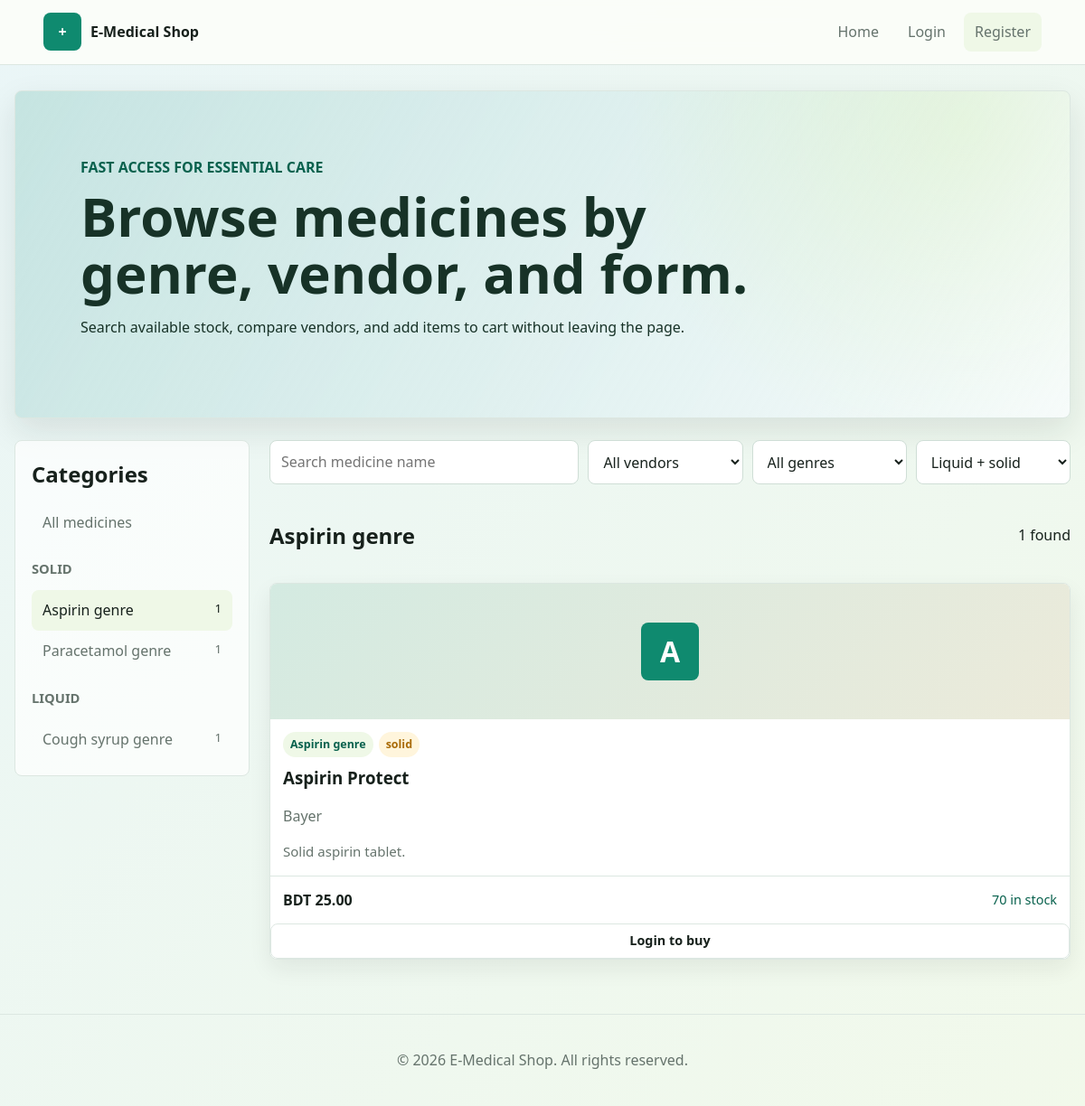
Page /category/1 on the committed database.
### tables this page shows
CREATE TABLE IF NOT EXISTS categories (
    id INT AUTO_INCREMENT PRIMARY KEY,
    name VARCHAR(120) NOT NULL,
    category_type ENUM('liquid', 'solid') NOT NULL,
    created_at TIMESTAMP DEFAULT CURRENT_TIMESTAMP
);

CREATE TABLE IF NOT EXISTS medicines (
    id INT AUTO_INCREMENT PRIMARY KEY,
    name VARCHAR(150) NOT NULL,
    category_id INT NOT NULL,
    vendor_name VARCHAR(120) NOT NULL,
    vendor_id INT NULL,
    price DECIMAL(10,2) NOT NULL,
    availability INT NOT NULL DEFAULT 0,
    description TEXT NULL,
    image_path VARCHAR(255) NULL,
    created_at TIMESTAMP DEFAULT CURRENT_TIMESTAMP,
    CONSTRAINT fk_medicines_category FOREIGN KEY (category_id) REFERENCES categories(id),
    CONSTRAINT fk_medicines_vendor FOREIGN KEY (vendor_id) REFERENCES users(id) ON DELETE SET NULL
);

### helpers/helpers.php (called while the page is built, shortened)
<?php
function base_path()
{
    $script = str_replace("\\", "/", $_SERVER["SCRIPT_NAME"] ?? "");
    $dir = rtrim(str_replace("\\", "/", dirname($script)), "/");
    $parts = explode("/", $dir);
    $encoded_parts = array();
    foreach ($parts as $part) {
        $encoded_parts[] = rawurlencode(rawurldecode($part));
    }
    return implode("/", $encoded_parts);
}
function url($path = "")
{
    $path = ltrim($path, "/");
    if ($path == "") {
        return base_path() . "/";
    }
    return base_path() . "/" . $path;
}
function e($value)
{
    return htmlspecialchars((string) $value, ENT_QUOTES, "UTF-8");
}
function current_user_id()
{
    return null;
}
function current_role()
{
    return $_SESSION["role"] ?? null;
}
function view($template, $data = array(), $layout = "layout/main")
{
    extract($data);
    include BASE_PATH . "/views/" . $template . ".php";
}

### controllers/HomeController.php (called while the page is built, shortened)
<?php
function home_category($id)
{
    $category = category_find((int) $id);
    $filters = array(
        "category_id" => (int) $id,
        "type" => trim($_GET["type"] ?? ""),
        "q" => trim($_GET["q"] ?? ""),
        "vendor" => trim($_GET["vendor"] ?? "")
    );
    view("home/index", array(
        "title" => $category["name"],
        "categories" => category_all(),
        "medicines" => medicine_all($filters),
        "vendors" => medicine_vendors(),
        "filters" => $filters,
        "activeCategory" => $category
    ));
}

### config/database.php (called while the page is built, shortened)
<?php
$servername = "localhost";
$username = "root";
$password = "";
$dbname = "E_medicine_shop";
$conn = mysqli_connect($servername, $username, $password, $dbname);
mysqli_set_charset($conn, "utf8mb4");
function db()
{
    global $conn;
    return $conn;
}
function db_select($sql, $types = "", $values = array())
{
    $conn = db();
    $stmt = mysqli_prepare($conn, $sql);
    if ($types != "") {
        $refs = array();
        foreach ($values as $key => $value) {
            $refs[$key] = &$values[$key];
        }
        mysqli_stmt_bind_param($stmt, $types, ...$refs);
    }
    if (!mysqli_stmt_execute($stmt)) {
        die("SQL execute failed: " . mysqli_stmt_error($stmt));
    }
    $result = mysqli_stmt_get_result($stmt);
    $rows = array();
    while ($row = mysqli_fetch_assoc($result)) {
        $rows[] = $row;
    }
    return $rows;
}
function db_one($sql, $types = "", $values = array())
{
    $rows = db_select($sql, $types, $values);
    if (count($rows) > 0) {
        return $rows[0];
    }
    return null;
}

### models/Category.php (called while the page is built, shortened)
<?php
function category_all($type = "")
{
    return db_select(
        "SELECT categories.*, COUNT(medicines.id) AS medicine_count
         FROM categories
         LEFT JOIN medicines ON medicines.category_id = categories.id
         GROUP BY categories.id, categories.name, categories.category_type, categories.created_at
         ORDER BY categories.category_type, categories.name"
    );
}
function category_find($id)
{
    return db_one("SELECT * FROM categories WHERE id = ? LIMIT 1", "i", array($id));
}

### models/Medicine.php (called while the page is built, shortened)
<?php
function medicine_all($filters = array())
{
    $sql = "SELECT medicines.*, categories.name AS category_name, categories.category_type
            FROM medicines
            JOIN categories ON categories.id = medicines.category_id
            WHERE 1 = 1";
    $types = "";
    $values = array();
    if (isset($filters["category_id"]) && $filters["category_id"] != "") {
        $sql .= " AND medicines.category_id = ?";
        $types .= "i";
        $values[] = (int) $filters["category_id"];
    }
    $sql .= " ORDER BY medicines.created_at DESC, medicines.name ASC";
    return db_select($sql, $types, $values);
}

### views/home/index.php (the view, shortened to what this page needs)
<section class="hero-band">
    <div>
        <p class="eyebrow">Fast access for essential care</p>
        <h1>Browse medicines by genre, vendor, and form.</h1>
        <p>Search available stock, compare vendors, and add items to cart without leaving the page.</p>
    </div>
</section>
<section class="shop-layout">
    <aside class="sidebar">
        <h2>Categories</h2>
        <a class="category-link <?= $activeCategory ? '' : 'active' ?>" href="<?= url('/') ?>">All medicines</a>
        <?php foreach (['solid' => 'Solid', 'liquid' => 'Liquid'] as $typeKey => $typeLabel): ?>
            <h3><?= e($typeLabel) ?></h3>
            <?php foreach ($categories as $category): ?>
                <?php if ($category['category_type'] !== $typeKey) {
                    continue;
                } ?>
                <a class="category-link <?= ($activeCategory && (int) $activeCategory['id'] === (int) $category['id']) ? 'active' : '' ?>"
                   href="<?= url('/category/' . $category['id']) ?>">
                    <span><?= e($category['name']) ?></span>
                    <small><?= e($category['medicine_count']) ?></small>
                </a>
            <?php endforeach; ?>
        <?php endforeach; ?>
    </aside>
    <section class="shop-main">
        <form id="medicineSearchForm" class="filter-bar" method="get" action="<?= url('/') ?>">
            <input type="search" name="q" placeholder="Search medicine name" value="<?= e($filters['q'] ?? '') ?>">
            <select name="vendor">
                <option value="">All vendors</option>
            </select>
            <select name="genre">
                <option value="">All genres</option>
            </select>
            <select name="type">
                <option value="">Liquid + solid</option>
            </select>
        </form>
        <div class="result-meta">
            <h2><?= $activeCategory ? e($activeCategory['name']) : 'Available Medicines' ?></h2>
            <span data-search-count><?= e(count($medicines)) ?> found</span>
        </div>
        <div id="medicineResults" class="medicine-grid">
            <?php foreach ($medicines as $medicine): ?>
                <?php require BASE_PATH . '/views/home/_medicine_card.php'; ?>
            <?php endforeach; ?>
        </div>
    </section>
</section>

### views/home/_medicine_card.php
<article class="medicine-card">
    <div class="medicine-image">
        <?php if (!empty($medicine['image_path'])): ?>
            <img src="<?= asset($medicine['image_path']) ?>" alt="<?= e($medicine['name']) ?>">
        <?php else: ?>
            <span><?= e(substr($medicine['name'], 0, 1)) ?></span>
        <?php endif; ?>
    </div>
    <div class="medicine-body">
        <div class="pill-row">
            <span class="pill"><?= e($medicine['category_name']) ?></span>
            <span class="pill muted-pill"><?= e($medicine['category_type']) ?></span>
        </div>
        <h3><?= e($medicine['name']) ?></h3>
        <p class="muted"><?= e($medicine['vendor_name']) ?></p>
        <?php if (!empty($medicine['description'])): ?>
            <p class="description"><?= e($medicine['description']) ?></p>
        <?php endif; ?>
    </div>
    <div class="medicine-foot">
        <strong>BDT <?= e(number_format((float) $medicine['price'], 2)) ?></strong>
        <span class="<?= (int) $medicine['availability'] > 0 ? 'stock' : 'stock out' ?>">
            <?= (int) $medicine['availability'] > 0 ? e($medicine['availability'] . ' in stock') : 'Out of stock' ?>
        </span>
    </div>
    <?php if (current_role() === 'customer' && (int) $medicine['availability'] > 0): ?>
        <form class="add-cart-form" data-add-cart>
            <input type="hidden" name="medicine_id" value="<?= e($medicine['id']) ?>">
            <input type="number" name="quantity" value="1" min="1" max="<?= e($medicine['availability']) ?>" aria-label="Quantity">
            <button class="button small primary" type="submit">Add</button>
        </form>
    <?php elseif (!current_user_id()): ?>
        <a class="button small" href="<?= url('/login') ?>">Login to buy</a>
    <?php endif; ?>
</article>

### assets/css/styles.css (style rules this page uses)
:root { --ink: #17211c; --muted: #65736c; --line: #dce7e1; --paper: #fbfdf9; --panel: #ffffff; --mint: #0f8a6f; --mint-dark: #08614d; --sky: #e8f5f7; --leaf: #eff8e7; --coral: #c8473a; --amber: #a96b08; --shadow: 0 14px 36px rgba(23, 33, 28, 0.1); }
* { box-sizing: border-box; }
body { margin: 0; color: var(--ink); background: linear-gradient(135deg, rgba(232, 245, 247, 0.9), rgba(239, 248, 231, 0.8)), var(--paper); font-family: "Trebuchet MS", "Segoe UI", sans-serif; line-height: 1.55; }
a { color: inherit; text-decoration: none; }
button, input, select, textarea { font: inherit; }
.hero-band { padding: clamp(34px, 7vw, 72px); margin-bottom: 24px; color: #173227; background: linear-gradient(120deg, rgba(15, 138, 111, 0.16), rgba(255, 255, 255, 0.65)), radial-gradient(circle at 90% 10%, rgba(201, 236, 142, 0.48), transparent 34%), var(--sky); border: 1px solid var(--line); border-radius: 8px; box-shadow: var(--shadow); }
.hero-band h1 { max-width: 760px; margin: 0; font-size: clamp(2rem, 5vw, 4rem); line-height: 1.05; }
.hero-band p { max-width: 680px; }
.eyebrow { margin: 0 0 10px; color: var(--mint-dark); font-weight: 800; text-transform: uppercase; letter-spacing: 0; }
.muted { color: var(--muted); }
.panel, .medicine-card, .stat-card { background: var(--panel); border: 1px solid var(--line); border-radius: 8px; box-shadow: 0 10px 24px rgba(23, 33, 28, 0.07); }
.shop-layout { display: grid; grid-template-columns: 260px 1fr; gap: 22px; }
.sidebar { align-self: start; padding: 18px; background: rgba(255, 255, 255, 0.72); border: 1px solid var(--line); border-radius: 8px; }
.sidebar h2, .sidebar h3 { margin: 0 0 12px; }
.sidebar h3 { margin-top: 18px; color: var(--muted); font-size: 0.92rem; text-transform: uppercase; letter-spacing: 0; }
.category-link { display: flex; justify-content: space-between; gap: 8px; padding: 10px 12px; border-radius: 8px; color: var(--muted); }
.category-link.active, .category-link:hover { color: var(--ink); background: var(--leaf); }
.filter-bar { display: grid; grid-template-columns: minmax(180px, 2fr) repeat(3, minmax(140px, 1fr)); gap: 10px; margin-bottom: 18px; }
input, select, textarea { width: 100%; padding: 11px 12px; color: var(--ink); background: #ffffff; border: 1px solid #cfded6; border-radius: 8px; }
.result-meta { display: flex; align-items: center; justify-content: space-between; gap: 12px; margin: 6px 0 14px; }
.medicine-grid { display: grid; grid-template-columns: repeat(auto-fit, minmax(240px, 1fr)); gap: 16px; }
.medicine-card { display: grid; grid-template-rows: 150px 1fr auto auto; overflow: hidden; }
.medicine-image { display: grid; place-items: center; background: linear-gradient(135deg, rgba(15, 138, 111, 0.14), rgba(169, 107, 8, 0.11)), #f4faf4; }
.medicine-image span { display: grid; place-items: center; width: 64px; height: 64px; color: #ffffff; background: var(--mint); border-radius: 8px; font-size: 2rem; font-weight: 800; }
.medicine-body, .medicine-foot, .add-cart-form { padding: 14px; }
.medicine-body h3 { margin: 8px 0 2px; }
.description { margin-bottom: 0; color: var(--muted); font-size: 0.94rem; }
.pill-row { display: flex; gap: 6px; flex-wrap: wrap; }
.pill { padding: 4px 8px; border-radius: 999px; color: var(--mint-dark); background: var(--leaf); font-size: 0.78rem; font-weight: 800; }
.muted-pill { color: var(--amber); background: #fff5dc; }
.medicine-foot { display: flex; align-items: center; justify-content: space-between; gap: 10px; border-top: 1px solid var(--line); }
.stock { color: var(--mint-dark); font-size: 0.9rem; }
.button, button.button { display: inline-flex; align-items: center; justify-content: center; min-height: 42px; padding: 10px 14px; color: var(--ink); background: #ffffff; border: 1px solid var(--line); border-radius: 8px; cursor: pointer; font-weight: 800; }
.button.small { min-height: 34px; padding: 7px 10px; font-size: 0.9rem; }

### rows in the picture
categories: name "Aspirin genre", medicine_count "1"
categories: name "Paracetamol genre", medicine_count "1"
categories: name "Cough syrup genre", medicine_count "1"
medicines: name "A", category.name "Aspirin genre", category.category_type "solid", name "Aspirin Protect", vendor_name "Bayer", description "Solid aspirin tablet.", price "25.00", availability "70 in stock"

### other values in the picture
APP_NAME "E-Medical Shop"
$typeLabel "SOLID"
$typeLabel "LIQUID"
count($medicines) "1"
